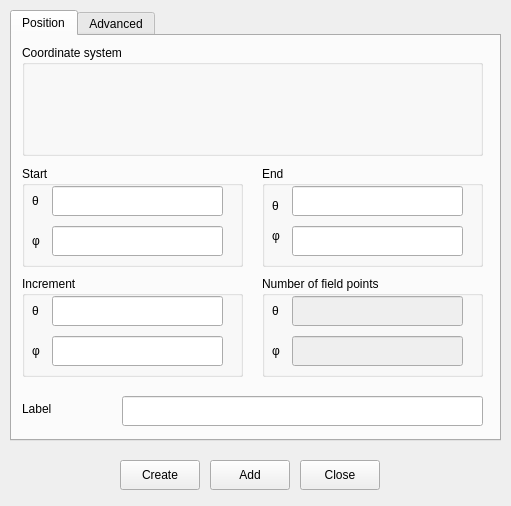
<?xml version="1.0" encoding="UTF-8"?>
<ui version="4.0">
 <class>frmFFR</class>
 <widget class="QMainWindow" name="frmFFR">
  <property name="geometry">
   <rect>
    <x>0</x>
    <y>0</y>
    <width>511</width>
    <height>506</height>
   </rect>
  </property>
  <property name="windowTitle">
   <string>Request FarField Raditation</string>
  </property>
  <widget class="QWidget" name="centralwidget">
   <widget class="QTabWidget" name="tabWidget">
    <property name="geometry">
     <rect>
      <x>10</x>
      <y>10</y>
      <width>491</width>
      <height>431</height>
     </rect>
    </property>
    <property name="currentIndex">
     <number>0</number>
    </property>
    <widget class="QWidget" name="tabPosition">
     <attribute name="title">
      <string>Position</string>
     </attribute>
     <widget class="QGroupBox" name="gbxStart">
      <property name="geometry">
       <rect>
        <x>10</x>
        <y>130</y>
        <width>221</width>
        <height>101</height>
       </rect>
      </property>
      <property name="title">
       <string>Start</string>
      </property>
      <widget class="QLabel" name="lblThe_start">
       <property name="geometry">
        <rect>
         <x>10</x>
         <y>20</y>
         <width>21</width>
         <height>30</height>
        </rect>
       </property>
       <property name="text">
        <string>θ</string>
       </property>
      </widget>
      <widget class="QLabel" name="label_2">
       <property name="geometry">
        <rect>
         <x>10</x>
         <y>60</y>
         <width>21</width>
         <height>30</height>
        </rect>
       </property>
       <property name="text">
        <string>φ</string>
       </property>
      </widget>
      <widget class="QLineEdit" name="txtThe_start">
       <property name="geometry">
        <rect>
         <x>30</x>
         <y>20</y>
         <width>171</width>
         <height>30</height>
        </rect>
       </property>
      </widget>
      <widget class="QLineEdit" name="txtPhi_start">
       <property name="geometry">
        <rect>
         <x>30</x>
         <y>60</y>
         <width>171</width>
         <height>30</height>
        </rect>
       </property>
      </widget>
     </widget>
     <widget class="QGroupBox" name="gbxEnd">
      <property name="geometry">
       <rect>
        <x>250</x>
        <y>130</y>
        <width>221</width>
        <height>101</height>
       </rect>
      </property>
      <property name="title">
       <string>End</string>
      </property>
      <widget class="QLabel" name="lblThe_end">
       <property name="geometry">
        <rect>
         <x>10</x>
         <y>25</y>
         <width>21</width>
         <height>30</height>
        </rect>
       </property>
       <property name="text">
        <string>θ</string>
       </property>
      </widget>
      <widget class="QLabel" name="label_4">
       <property name="geometry">
        <rect>
         <x>10</x>
         <y>55</y>
         <width>21</width>
         <height>30</height>
        </rect>
       </property>
       <property name="text">
        <string>φ</string>
       </property>
      </widget>
      <widget class="QLineEdit" name="txtThe_end">
       <property name="geometry">
        <rect>
         <x>30</x>
         <y>20</y>
         <width>171</width>
         <height>30</height>
        </rect>
       </property>
      </widget>
      <widget class="QLineEdit" name="txtPhi_end">
       <property name="geometry">
        <rect>
         <x>30</x>
         <y>60</y>
         <width>171</width>
         <height>30</height>
        </rect>
       </property>
      </widget>
     </widget>
     <widget class="QGroupBox" name="gbxIncrement">
      <property name="geometry">
       <rect>
        <x>10</x>
        <y>240</y>
        <width>221</width>
        <height>101</height>
       </rect>
      </property>
      <property name="title">
       <string>Increment</string>
      </property>
      <widget class="QLabel" name="lblThe_inc">
       <property name="geometry">
        <rect>
         <x>10</x>
         <y>20</y>
         <width>21</width>
         <height>30</height>
        </rect>
       </property>
       <property name="text">
        <string>θ</string>
       </property>
      </widget>
      <widget class="QLabel" name="lblPhi_inc">
       <property name="geometry">
        <rect>
         <x>10</x>
         <y>60</y>
         <width>21</width>
         <height>30</height>
        </rect>
       </property>
       <property name="text">
        <string>φ</string>
       </property>
      </widget>
      <widget class="QLineEdit" name="txtThe_inc">
       <property name="geometry">
        <rect>
         <x>30</x>
         <y>20</y>
         <width>171</width>
         <height>30</height>
        </rect>
       </property>
      </widget>
      <widget class="QLineEdit" name="txtPhi_inc">
       <property name="geometry">
        <rect>
         <x>30</x>
         <y>60</y>
         <width>171</width>
         <height>30</height>
        </rect>
       </property>
      </widget>
     </widget>
     <widget class="QGroupBox" name="groupBox_4">
      <property name="geometry">
       <rect>
        <x>250</x>
        <y>240</y>
        <width>221</width>
        <height>101</height>
       </rect>
      </property>
      <property name="title">
       <string>Number of field points</string>
      </property>
      <widget class="QLabel" name="lblThe_n">
       <property name="geometry">
        <rect>
         <x>10</x>
         <y>20</y>
         <width>21</width>
         <height>30</height>
        </rect>
       </property>
       <property name="text">
        <string>θ</string>
       </property>
      </widget>
      <widget class="QLabel" name="lblPhi_n">
       <property name="geometry">
        <rect>
         <x>10</x>
         <y>60</y>
         <width>21</width>
         <height>30</height>
        </rect>
       </property>
       <property name="text">
        <string>φ</string>
       </property>
      </widget>
      <widget class="QLineEdit" name="txtThe_n">
       <property name="enabled">
        <bool>false</bool>
       </property>
       <property name="geometry">
        <rect>
         <x>30</x>
         <y>20</y>
         <width>171</width>
         <height>30</height>
        </rect>
       </property>
      </widget>
      <widget class="QLineEdit" name="txtPhi_n">
       <property name="enabled">
        <bool>false</bool>
       </property>
       <property name="geometry">
        <rect>
         <x>30</x>
         <y>60</y>
         <width>171</width>
         <height>30</height>
        </rect>
       </property>
      </widget>
     </widget>
     <widget class="QGroupBox" name="gbxCsystem">
      <property name="geometry">
       <rect>
        <x>10</x>
        <y>9</y>
        <width>461</width>
        <height>111</height>
       </rect>
      </property>
      <property name="title">
       <string>Coordinate system</string>
      </property>
      <widget class="QLabel" name="label_9">
       <property name="geometry">
        <rect>
         <x>30</x>
         <y>15</y>
         <width>341</width>
         <height>91</height>
        </rect>
       </property>
       <property name="text">
        <string/>
       </property>
      </widget>
     </widget>
     <widget class="QLabel" name="lblRequestName">
      <property name="geometry">
       <rect>
        <x>10</x>
        <y>360</y>
        <width>91</width>
        <height>25</height>
       </rect>
      </property>
      <property name="text">
       <string>Label</string>
      </property>
     </widget>
     <widget class="QLineEdit" name="txtName">
      <property name="geometry">
       <rect>
        <x>110</x>
        <y>360</y>
        <width>361</width>
        <height>30</height>
       </rect>
      </property>
     </widget>
    </widget>
    <widget class="QWidget" name="tabAdvanced">
     <attribute name="title">
      <string>Advanced</string>
     </attribute>
    </widget>
   </widget>
   <widget class="QPushButton" name="btnCreate">
    <property name="geometry">
     <rect>
      <x>120</x>
      <y>460</y>
      <width>80</width>
      <height>30</height>
     </rect>
    </property>
    <property name="text">
     <string>Create</string>
    </property>
   </widget>
   <widget class="QPushButton" name="btnAdd">
    <property name="geometry">
     <rect>
      <x>210</x>
      <y>460</y>
      <width>80</width>
      <height>30</height>
     </rect>
    </property>
    <property name="text">
     <string>Add</string>
    </property>
   </widget>
   <widget class="QPushButton" name="btnClose">
    <property name="geometry">
     <rect>
      <x>300</x>
      <y>460</y>
      <width>80</width>
      <height>30</height>
     </rect>
    </property>
    <property name="text">
     <string>Close</string>
    </property>
   </widget>
  </widget>
 </widget>
 <resources/>
 <connections/>
</ui>
